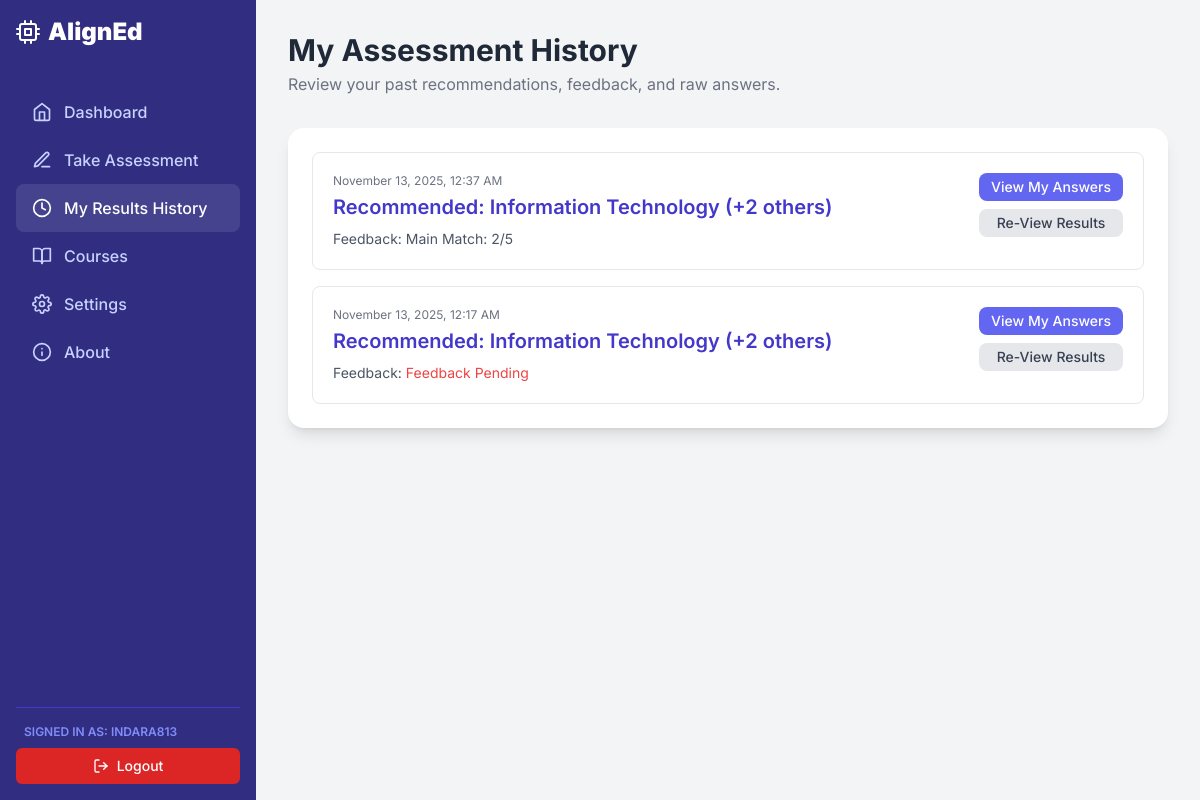
The app's page /my-results/ (signed in) with its own data.
### recommender/models.py (models this page shows, shortened)
class Assessment(models.Model):
    user = models.ForeignKey(User, on_delete=models.CASCADE, null=True, blank=True, related_name='assessments')
    display_name = models.CharField(max_length=100, blank=True, null=True, verbose_name="Student Name (Snapshot)")
    school = models.CharField(max_length=200, verbose_name="School/University")
    shs_strand = models.CharField(max_length=50, verbose_name="SHS Strand")
    tvl_strand = models.CharField(max_length=50, blank=True, null=True, verbose_name="TVL Strand")
    base_persona_key = models.CharField(
        max_length=100,
        default='Computer Science',
        help_text="Internal key for the base persona, if applicable."
    )
    custom_trait_scores = models.TextField(
        blank=True,
        help_text="Raw input data from assessment."
    )
    interest_research = models.IntegerField(default=0)
    interest_arts = models.IntegerField(default=0)
    interest_policy = models.IntegerField(default=0)
    interest_design = models.IntegerField(default=0)
    interest_tech = models.IntegerField(default=0)
    interest_building = models.IntegerField(default=0)
    interest_nature = models.IntegerField(default=0)
    interest_detail = models.IntegerField(default=0)
    interest_leading = models.IntegerField(default=0)
    interest_helping = models.IntegerField(default=0)
    interest_tools = models.IntegerField(default=0)
    interest_analysis = models.IntegerField(default=0)
    interest_writing = models.IntegerField(default=0)
    interest_performing = models.IntegerField(default=0)
    interest_health_care = models.IntegerField(default=0)
    interest_finance = models.IntegerField(default=0)
    interest_sales = models.IntegerField(default=0)
    interest_education = models.IntegerField(default=0)
    interest_management = models.IntegerField(default=0)
    interest_marketing = models.IntegerField(default=0)
    interest_performing_arts = models.IntegerField(default=0)
    interest_counseling = models.IntegerField(default=0)
    interest_social_service = models.IntegerField(default=0)
    interest_legal = models.IntegerField(default=0)
    interest_business = models.IntegerField(default=0)
    ability_logic = models.IntegerField(default=0)
    ability_creativity = models.IntegerField(default=0)
    ability_comm = models.IntegerField(default=0)
    ability_practical = models.IntegerField(default=0)
    ability_teamwork = models.IntegerField(default=0)
    ability_spatial = models.IntegerField(default=0)
    ability_numerical = models.IntegerField(default=0)
    ability_abstract_reason = models.IntegerField(default=0)
    ability_verbal_comp = models.IntegerField(default=0)
    ability_clerical = models.IntegerField(default=0)
    ability_mech_reason = models.IntegerField(default=0)
    ability_organization = models.IntegerField(default=0)
    ability_detailcheck = models.IntegerField(default=0)
    ability_comprehension = models.IntegerField(default=0)
    ability_problem_solve = models.IntegerField(default=0)
    dmgt_resilience = models.IntegerField(default=0)
    dmgt_persistence = models.IntegerField(default=0)
    dmgt_self_manage = models.IntegerField(default=0)
    dmgt_patience = models.IntegerField(default=0)
    dmgt_flexibility = models.IntegerField(default=0)
    dmgt_integrity = models.IntegerField(default=0)
    dmgt_stress_manage = models.IntegerField(default=0)
    dmgt_initiative = models.IntegerField(default=0)
    ability_comm_written = models.IntegerField(default=0)
    ability_negotiation = models.IntegerField(default=0)
    recommended_course_1 = models.CharField(max_length=200, blank=True)
    recommended_course_2 = models.CharField(max_length=200, blank=True)
    recommended_course_3 = models.CharField(max_length=200, blank=True)
    feedback_rating_1 = models.IntegerField(null=True, blank=True)
    feedback_rating_2 = models.IntegerField(null=True, blank=True)
    feedback_rating_3 = models.IntegerField(null=True, blank=True)
    feedback_submitted = models.BooleanField(default=False)
    timestamp = models.DateTimeField(auto_now_add=True)
    last_completed_step = models.IntegerField(default=0)

### recommender/views.py (the view)
# urls.py: path('my-results/', views.user_history_view, name='user_history'),
@login_required(login_url='/user/login/')
def user_history_view(request):
    try:
        user_profile = request.user.userprofile
        assessments_list = Assessment.objects.filter(user=request.user).order_by('-timestamp')
    except UserProfile.DoesNotExist:
        messages.error(request, "Your user account is missing required profile data. Please contact support or update your profile.")
        assessments_list = Assessment.objects.none()
    context = {
        'active_page': 'user_history',
        'assessments': assessments_list,
    }
    return render(request, 'recommender/user_history.html', context)

### recommender/templates/recommender/user_history.html (shortened to what this page needs)
{% extends 'recommender/base.html' %}
{% block content %}
<header class="mb-8">
    <h1 class="text-3xl font-bold text-gray-800">My Assessment History</h1>
    <p class="text-gray-500 mt-1">Review your past recommendations, feedback, and raw answers.</p>
</header>
<div class="bg-white p-6 rounded-2xl shadow-lg">
    {% if assessments %}
        <div class="space-y-4">
            {% for assessment in assessments %}
            <div class="border rounded-lg p-5 hover:shadow-md transition-shadow">
                <div class="flex justify-between items-start">
                    <div>
                        <p class="text-xs text-gray-500">{{ assessment.timestamp|date:"F d, Y, h:i A" }}</p>
                        <h2 class="text-xl font-semibold text-indigo-700 mt-1">
                            Recommended: {{ assessment.recommended_course_1 }}
                            {% if assessment.recommended_course_2 %}(+2 others){% endif %}
                        </h2>
                        <p class="mt-2 text-sm text-gray-600">
                            Feedback:
                            {% if assessment.feedback_submitted %}
                                Main Match: {{ assessment.feedback_rating_1 }}/5
                            {% else %}
                                <span class="text-red-500">Feedback Pending</span>
                            {% endif %}
                        </p>
                    </div>
                    <div class="flex flex-col space-y-2">
                        <a href="{% url 'user_assessment_detail' assessment.id %}" class="bg-indigo-500 text-white font-medium py-1 px-3 rounded-lg text-sm hover:bg-indigo-600 transition-colors text-center">
                            View My Answers
                        </a>
                        <a href="{% url 'recommendation_result_with_id' assessment.id %}" class="bg-gray-200 text-gray-700 font-medium py-1 px-3 rounded-lg text-sm hover:bg-gray-300 transition-colors text-center">
                            Re-View Results
                        </a>
                    </div>
                </div>
            </div>
            {% endfor %}
        </div>
    {% else %}
        <p class="text-center text-gray-500 p-10">You have not completed any assessments yet.</p>
        <div class="text-center">
            <a href="{% url 'assessment' %}" class="text-indigo-600 hover:text-indigo-800 font-medium">Start your first assessment now!</a>
        </div>
    {% endif %}
</div>
{% endblock %}

### recommender/templates/recommender/partials/sidebar_content.html (shortened to what this page needs)
<div class="text-2xl font-black mb-10 flex items-center">
    <i data-feather="cpu" class="mr-2"></i>
    <span>AlignEd</span>
</div>
{% if user.is_authenticated and user.is_superuser %}
    <nav class="flex-grow">
        <p class="px-4 text-xs font-semibold uppercase text-indigo-400 mb-2">Admin Controls</p>
        <ul>
            <li><a href="{% url 'admin_dashboard' %}" class="sidebar-link flex items-center py-3 px-4 rounded-lg font-medium {% if active_page == 'admin_dashboard' %}active{% else %}text-indigo-200{% endif %}"><i data-feather="bar-chart-2" class="w-5 h-5 mr-3"></i>Dashboard</a></li>
            <li><a href="{% url 'course_list' %}" class="sidebar-link flex items-center py-3 px-4 rounded-lg font-medium {% if active_page == 'course_list' %}active{% else %}text-indigo-200{% endif %}"><i data-feather="book" class="w-5 h-5 mr-3"></i>Manage Courses</a></li>
            <li><a href="{% url 'assessment_history' %}" class="sidebar-link flex items-center py-3 px-4 rounded-lg font-medium {% if active_page == 'assessment_history' %}active{% else %}text-indigo-200{% endif %}"><i data-feather="clock" class="w-5 h-5 mr-3"></i>Assessment History</a></li>
        </ul>
        <p class="px-4 text-xs font-semibold uppercase text-indigo-400 mt-6 mb-2">Account</p>
        <ul>
            <li><a href="{% url 'admin_logout' %}" class="sidebar-link flex items-center py-3 px-4 rounded-lg font-medium text-indigo-200"><i data-feather="log-out" class="w-5 h-5 mr-3"></i>Logout (Admin)</a></li>
        </ul>
    </nav>
{% elif user.is_authenticated %}
    <nav class="flex-grow">
        <ul>
            <li><a href="{% url 'dashboard' %}" class="sidebar-link flex items-center py-3 px-4 rounded-lg font-medium {% if active_page == 'dashboard' %}active{% else %}text-indigo-200{% endif %}"><i data-feather="home" class="w-5 h-5 mr-3"></i>Dashboard</a></li>
            <li><a href="{% url 'assessment' %}" class="sidebar-link flex items-center py-3 px-4 rounded-lg font-medium {% if active_page == 'assessment' %}active{% else %}text-indigo-200{% endif %}"><i data-feather="edit-3" class="w-5 h-5 mr-3"></i>Take Assessment</a></li>
            <li><a href="{% url 'user_history' %}" class="sidebar-link flex items-center py-3 px-4 rounded-lg font-medium {% if active_page == 'user_history' %}active{% else %}text-indigo-200{% endif %}"><i data-feather="clock" class="w-5 h-5 mr-3"></i>My Results History</a></li>
            <li><a href="{% url 'courses' %}" class="sidebar-link flex items-center py-3 px-4 rounded-lg font-medium {% if active_page == 'courses' %}active{% else %}text-indigo-200{% endif %}"><i data-feather="book-open" class="w-5 h-5 mr-3"></i>Courses</a></li>
            <li><a href="{% url 'user_settings' %}" class="sidebar-link flex items-center py-3 px-4 rounded-lg font-medium {% if active_page == 'user_settings' %}active{% else %}text-indigo-200{% endif %}"><i data-feather="settings" class="w-5 h-5 mr-3"></i>Settings</a></li>
            <li><a href="{% url 'about' %}" class="sidebar-link flex items-center py-3 px-4 rounded-lg font-medium {% if active_page == 'about' %}active{% else %}text-indigo-200{% endif %}"><i data-feather="info" class="w-5 h-5 mr-3"></i>About</a></li>
        </ul>
    </nav>
    <div class="mt-auto pt-4 border-t border-indigo-700">
        <p class="text-xs font-semibold uppercase text-indigo-400 mb-2 px-2">Signed in as: {{ user.username }}</p>
        <a href="{% url 'user_logout' %}" class="flex items-center justify-center p-2 text-white bg-red-600 hover:bg-red-700 text-sm font-medium transition-colors rounded-md">
            <i data-feather="log-out" class="w-4 h-4 mr-2"></i>
            Logout
        </a>
    </div>
{% endif %}

### recommender/templates/recommender/base.html (style rules this page uses)
body { font-family: 'Inter', sans-serif; }
.sidebar-link { transition: all 0.2s ease-in-out; }
.sidebar-link:hover, .sidebar-link.active { background-color: rgba(255, 255, 255, 0.1); color: #fff; }

### records on screen
Assessment: timestamp "November 13, 2025, 12:37 AM", recommended_course_1 "Information Technology", shows "(+2 others)", feedback_rating_1 "2"
Assessment: timestamp "November 13, 2025, 12:17 AM", recommended_course_1 "Information Technology", shows "(+2 others)", feedback_submitted "Feedback Pending"

### other values on screen
{{ user.username }} "INDARA813"
